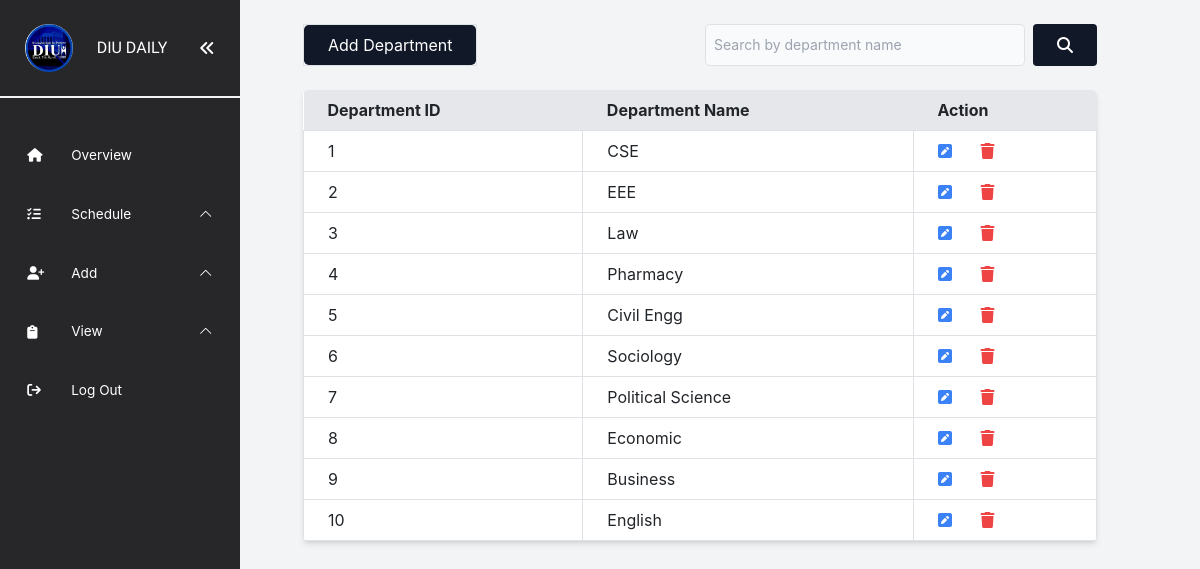
Page /src/admin/view/dept/dept.php (signed in) on the committed database.
### tables this page shows
CREATE TABLE `department` (
  `department_id` int(11) NOT NULL,
  `department_name` varchar(100) NOT NULL
);

### src/admin/view/dept/dept.php (the view, shortened to what this page needs)
<?php
include("../../../../database/config.php");
include("../../../include/adminNavbar.php");
?>
<div class="flex flex-col min-h-screen w-full">
  <?php
  if ($_SERVER["REQUEST_METHOD"] == "POST" && isset($_POST["search"])) {
    $search_query = $_POST["search"];
    $sql = "SELECT * FROM Department WHERE department_name LIKE '%$search_query%'";
  } else {
    $sql = "SELECT * FROM Department";
  }
  $result = $conn->query($sql);
  ?>
  <div class="flex justify-between my-4 ">
    <p class="border border-black">
      <a href="../../add/dept/add_department.php"
        class="inline-block px-4 py-2 bg-gray-900 text-white rounded-lg hover:bg-gray-600 hover:no-underline">
        Add Department
      </a>
    </p>
    <form method="post" class="flex">
      <input type="text" name="search" placeholder="Search by department name"
        class="block p-2 pl-10 text-sm text-gray-900 border border-gray-300 rounded-lg w-80 bg-gray-50 focus:ring-blue-500 focus:border-blue-500">
      <button type="submit" value="Search" class="ml-2 bg-gray-900 hover:bg-gray-600 text-white py-2 px-4 rounded"><i
          class="fa fa-search" aria-hidden="true"></i></button>
    </form>
  </div>
  <div>
    <table class="table-auto w-full bg-white shadow-md rounded-lg overflow-hidden">
      <thead class="bg-gray-200">
        <tr>
          <th class="px-4 py-2">Department ID</th>
          <th class="px-4 py-2">Department Name</th>
          <th class="px-4 py-2">Action</th>
        </tr>
      </thead>
      <tbody>
        <?php while ($department = $result->fetch_assoc()) { ?>
          <tr>
            <td class="border px-4 py-2">
              <?php echo $department["department_id"]; ?>
            </td>
            <td class="border px-4 py-2">
              <?php echo $department["department_name"]; ?>
            </td>
            <td class="border px-4 py-2">
              <a href="edit_dept.php?id=<?php echo $department["department_id"]; ?>"
                class="text-blue-500 text-black mr-4 hover:text-black"><i class="fa fa-pencil-square"
                  aria-hidden="true"></i></a>
              <a href="delete.php?id=<?php echo $department["department_id"]; ?>" class="text-red-500 hover:text-black"
                onclick="return confirm('Are you sure you want to delete this department?')">
                <i class="fa fa-trash" aria-hidden="true"></i>
              </a>
            </td>
          </tr>
        <?php } ?>
      </tbody>
    </table>
  </div>
</div>
</div>
</body>
</html>

### rows in the picture
department: department_id "1", department_name "CSE"
department: department_id "2", department_name "EEE"
department: department_id "3", department_name "Law"
department: department_id "4", department_name "Pharmacy"
department: department_id "5", department_name "Civil Engg"
department: department_id "6", department_name "Sociology"
department: department_id "7", department_name "Political Science"
department: department_id "8", department_name "Economic"
department: department_id "9", department_name "Business"
department: department_id "10", department_name "English"
